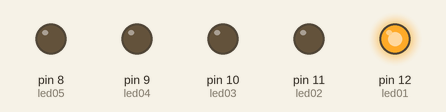
Bench run of a sketch on a simulated Arduino Uno, built with avr-gcc and run on an emulated ATmega328P. On the bench: output pins drawn as LEDs (lit = HIGH).

Above: at 0.05 s.
At 0.25 s:
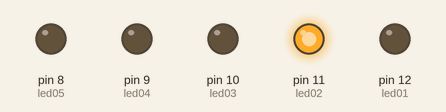
At 0.65 s:
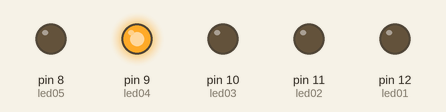
At 0.75 s:
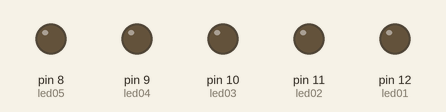
At 1.45 s:
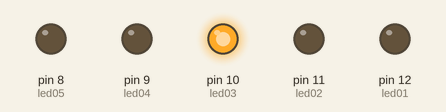
At 2.85 s:
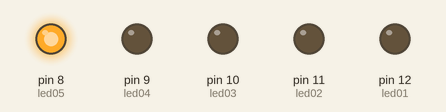
Timing chart, 0 to 3.1 s (numbered marks = the images above):
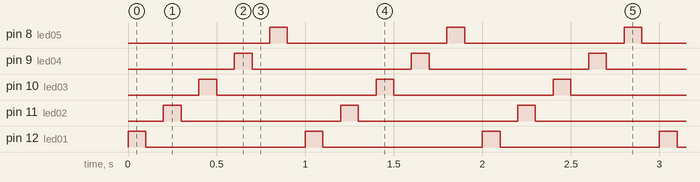

The sketch:

funciones.ino
```cpp
int led01=12,led02=11,led03=10,led04=9,led05=8, tiempo=100;
//Funcion modular
void parpadea(int LED){
  digitalWrite(LED, HIGH);
  delay(tiempo);
  digitalWrite(LED, LOW);
  delay(tiempo);
}

void setup() {
  pinMode(led01, OUTPUT);
  pinMode(led02, OUTPUT);
  pinMode(led03, OUTPUT);
  pinMode(led04, OUTPUT);
  pinMode(led05, OUTPUT);
}

void loop() {
  parpadea(led01);
  parpadea(led02);
  parpadea(led03);
  parpadea(led04);
  parpadea(led05);
}
```

Measured:
- by itself, pin 8 (led05), pin 9 (led04), pin 10 (led03), pin 11 (led02), pin 12 (led01): alternates HIGH for 0.10 s and LOW for 0.90 s
- by itself, everything shown: repeats every 1.0 s, in 10 steps
